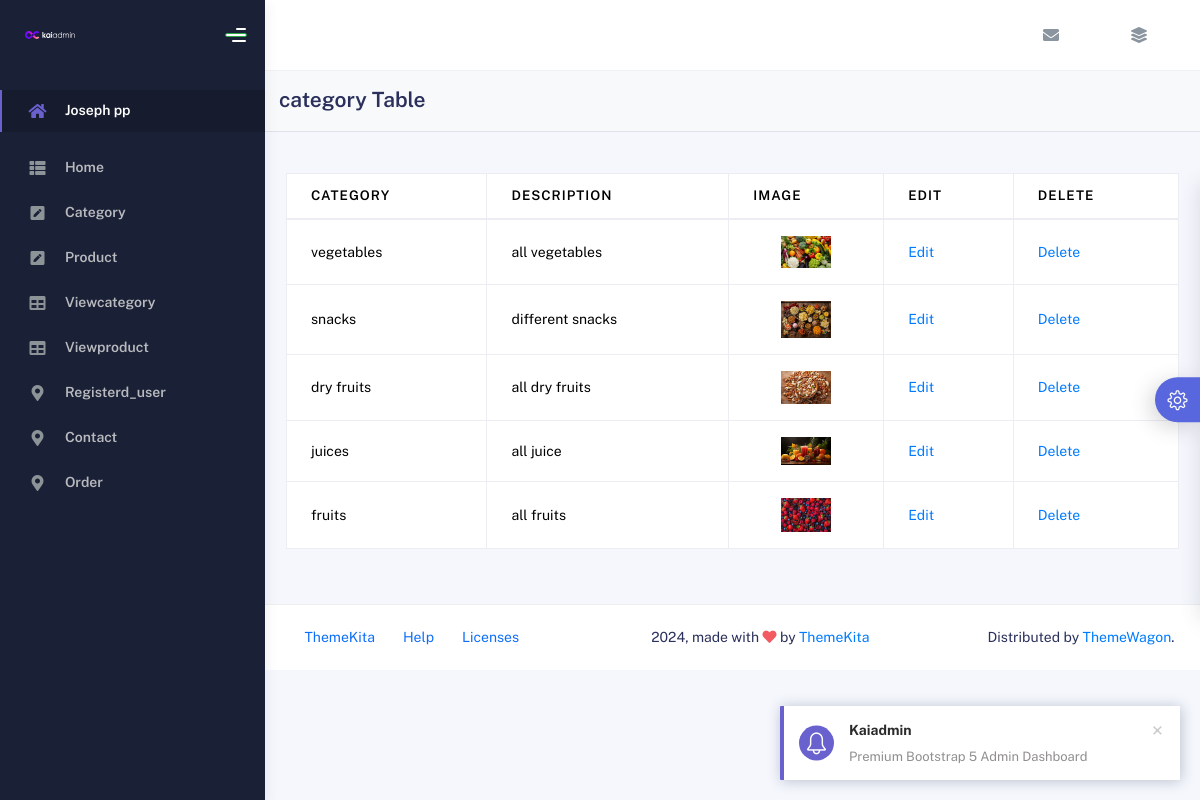
The app's page /viewcategory with its own data.
### adminapp/models.py (models this page shows)
class Category(models.Model):
      category = models.CharField(max_length=10,default='')
      description = models.TextField()
      image=models.ImageField(upload_to='image',default='null.jpg')

### adminapp/views.py (the view)
# urls.py: path('viewcategory', views.viewcategory, name='viewcategory'),
def viewcategory(request):
    data=Category.objects.all()
    return render(request,'viewcategory.html',{'data':data})

### adminapp/templates/viewcategory.html
{% extends 'adminapp.html' %}
{% block content %}
                  <div class="card-header">
                    <div class="card-title">category Table</div>
                  </div>
                  <div class="card-body">
                    <div class="table-responsive">
                      <table class="table table-bordered">
                        <thead>
                          <tr>
                            <th>category</th>
                            <th>description</th>
                            <th>image</th>
                            <th>edit</th>
                            <th>delete</th>
                          </tr>
                        </thead>
                        <tbody>
                            {% for i in data %}
                          <tr>
                            <td>{{ i.category}}</td>
                            <td>{{ i.description}}</td>
                            <td><img src="{{ i.image.url }}" alt="Image" style="width: 50px; height: auto;"></td>
                            <td><a href="/edit/{{ i.id }}">Edit</a></td>
                            <td><a href="/delete/{{ i.id }}">Delete</a></td>
                          </tr>
                          {% endfor %}
                        </tbody>
                      </table>
                    </div>
                  </div>
                  {% endblock %}

### adminapp/static/assets/css/category.css (style rules this page uses)
.card-header { background-color: #f8f9fa; padding: 1rem; border-bottom: 1px solid #dee2e6; }
.card-title { font-size: 1.5rem; margin-bottom: 0; }
.card-body { padding: 1.5rem; }
.table-responsive { margin: 20px 0; overflow-x: auto; }
.table { width: 100%; margin-bottom: 1rem; background-color: transparent; }
.table th, .table td { padding: 1rem; vertical-align: middle; border-top: 1px solid #dee2e6; }
.table thead th { vertical-align: bottom; border-bottom: 2px solid #dee2e6; }
.table-bordered { border: 1px solid #dee2e6; }
.table-bordered th, .table-bordered td { border: 1px solid #dee2e6; }
.table-bordered thead th, .table-bordered thead td { border-bottom-width: 2px; }
img { width: 50px; height: auto; display: block; margin: 0 auto; }

### records on screen
Category: category "vegetables", description "all vegetables", image (picture)
Category: category "snacks", description "different snacks", image (picture)
Category: category "dry fruits", description "all dry fruits", image (picture)
Category: category "juices", description "all juice", image (picture)
Category: category "fruits", description "all fruits", image (picture)
